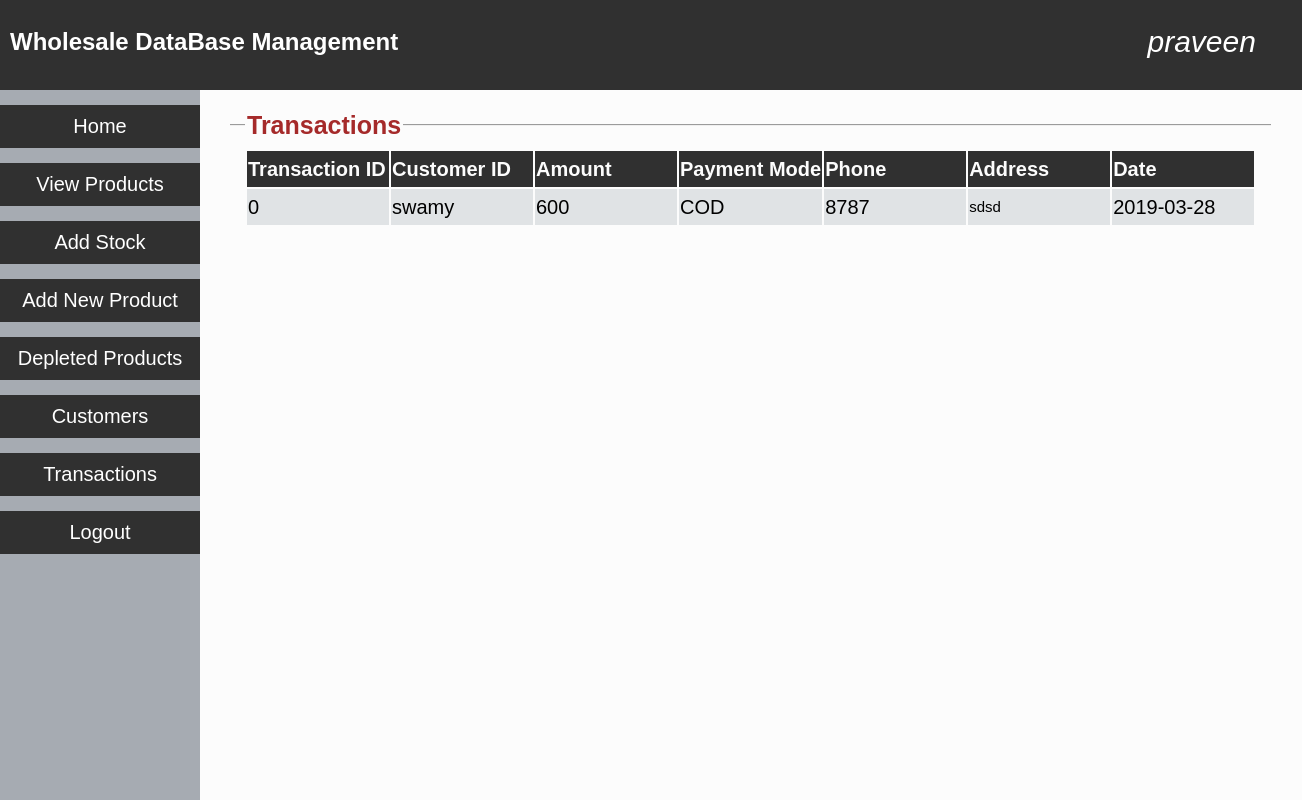
The app's page /transactions.php (signed in) with its own data.
### tables this page shows
CREATE TABLE `transaction` (
  `transaction_id` int(11) NOT NULL,
  `customer_id` varchar(20) DEFAULT NULL,
  `transaction_amount` int(11) DEFAULT NULL,
  `payment` varchar(20) DEFAULT NULL,
  `phone` varchar(10) DEFAULT NULL,
  `address` varchar(100) DEFAULT NULL,
  `date` varchar(20) NOT NULL
);

### transactions.php (the view, shortened to what this page needs)
<!DOCTYPE html>
<html>
<head>
	<link rel='stylesheet' href="css/style.css">
</head>
<body>
	<div class="topStyle">
		<h2 style="color:white;">Wholesale DataBase Management</h2>
		<a class='userNameDisplay'><?php echo $_SESSION['loginUser']; ?></a>
	</div>
	<div class='sidebar'>
		<button onclick="location.href='adminHome.php'">Home</button>
		<button onclick="location.href='viewProducts.php'">View Products</button>
		<button onclick="location.href='addStock.php'">Add Stock</button>
		<button onclick="location.href='addProduct.php'">Add New Product</button>
		<button onclick="location.href='depleted.php'">Depleted Products</button>
		<button onclick="location.href='customers.php'">Customers</button>
		<button onclick="location.href='transactions.php'">Transactions</button>
		<button onclick="location.href='logout.php'">Logout</button>
	</div>
<div class='container'>
	<fieldset><legend><b>Transactions</b></legend>
		<table class='tableLarge'><tr><th>Transaction ID</th><th>Customer ID</th><th>Amount</th><th>Payment Mode</th><th>Phone</th><th>Address</th><th>Date</th></tr>
		<?php
			$conn=mysqli_connect("localhost","root","","wholesale",3307);
			$sql="select * from transaction";
			$result=mysqli_query($conn,$sql);
			if ($result) {
				while ($row = mysqli_fetch_assoc($result)) {
					echo "<tr><td>".$row['transaction_id']."</td><td>".$row['customer_id']."</td><td>".$row['transaction_amount']."</td><td>".$row['payment']."</td><td>".$row['phone']."</td><td style='font-size: 15px;'>".$row['address']."</td><td>".$row['date']."</td></tr>";
				}
				echo "</table><br>";
			} else {
				echo "Error: " . mysqli_error($conn);
			}
		?>
	</fieldset>
</div>
</body>
</html>

### css/style.css (style rules this page uses)
.topStyle { top:0; padding:10px; position:fixed; left:0; height:70px; width:100%; background-color: #303030; z-index: 10; }
.sidebar { display: block; position:fixed; margin-top:70px; top:20px; left:0; padding-top:15px; width:200px; height:100%; background-color: #a6abb2; z-index:5; }
.container { position:absolute; margin-top: 70px; margin-left:200px; margin-right:0; padding: 30px 20px 20px 20px; z-index: 1; }
.container table { text-align:left; font-style:normal; }
.container table td { vertical-align:top; }
.container table tr:nth-child(odd) { background-color: #a3a5a8; }
.container table tr:nth-child(even) { background-color: #e0e3e5; }
.container table th { min-width:13em; color:#fcfcfc; background-color: #303030; }
.container .tableLarge th { min-width: 7em; }
.container fieldset { min-height: 200px; min-width:30em; font-size: 20px; font-style:italic; line-height: 1.7em; border-left:none; border-right:none; border-bottom:none; }
.container fieldset legend { font-size: 25px; color:brown; font-style:normal; }
.sidebar button { text-decoration: none; border:none; background-color: #303030; padding:10px; height:20px auto; font-size: 20px; cursor:pointer; width:200px; margin-bottom:15px; color:white; }
.userNameDisplay { top:30px; right:5%; position:absolute; color:white; font-style:italic; font-size: 30px; }
body { top:0; left:0; background-color: #fcfcfc; font-family:sans-serif; line-height: 1.5em; }

### records on screen
transaction: transaction_id "0", customer "swamy", transaction_amount "600", payment "COD", phone "8787", address "sdsd", date "2019-03-28"

### other values on screen
$_SESSION['loginUser'] "praveen"
